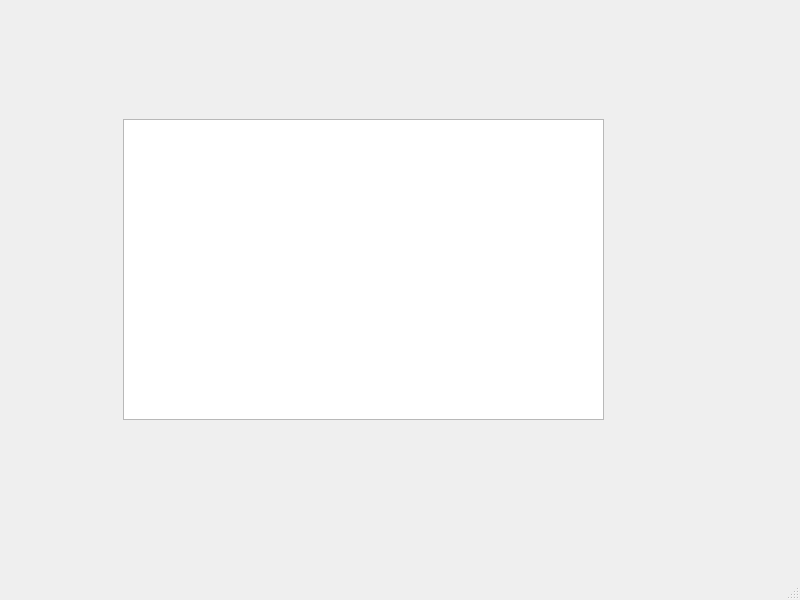
<?xml version="1.0" encoding="UTF-8"?>
<ui version="4.0">
 <class>MainWindow</class>
 <widget class="QMainWindow" name="MainWindow">
  <property name="geometry">
   <rect>
    <x>0</x>
    <y>0</y>
    <width>800</width>
    <height>600</height>
   </rect>
  </property>
  <property name="windowTitle">
   <string>MainWindow</string>
  </property>
  <widget class="QWidget" name="centralwidget">
   <widget class="QTextEdit" name="textEdit">
    <property name="geometry">
     <rect>
      <x>123</x>
      <y>119</y>
      <width>481</width>
      <height>301</height>
     </rect>
    </property>
   </widget>
  </widget>
  <widget class="QMenuBar" name="menubar">
   <property name="geometry">
    <rect>
     <x>0</x>
     <y>0</y>
     <width>800</width>
     <height>20</height>
    </rect>
   </property>
  </widget>
  <widget class="QStatusBar" name="statusbar"/>
 </widget>
 <resources/>
 <connections/>
</ui>
